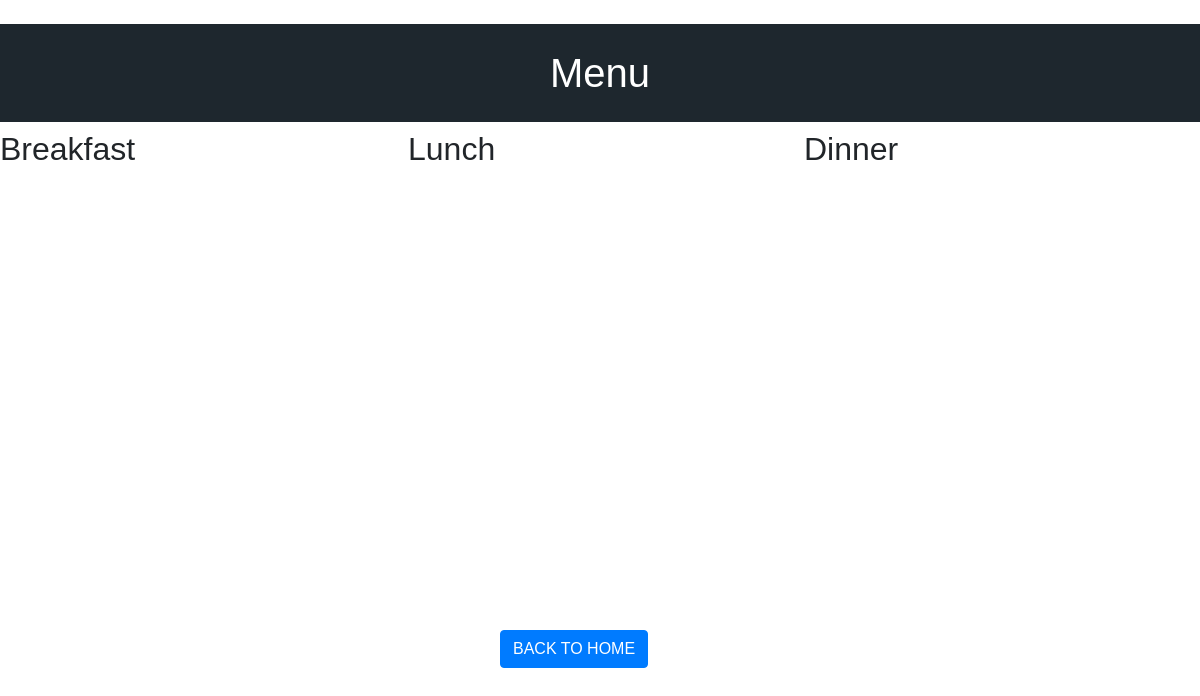
The app's page /food (signed in), older data.
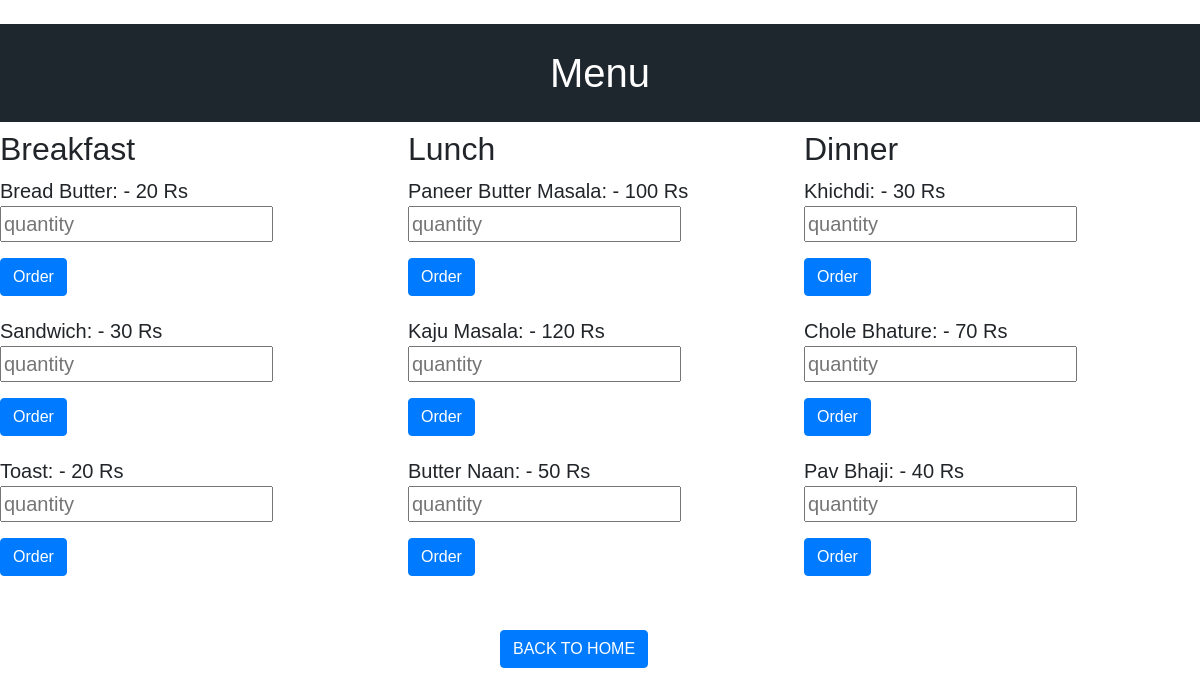
The same page, newer data.
### HotelAutomationSystem/models.py (models this page shows)
class FoodItemBreakfast(models.Model):
    name=models.CharField(max_length=30)
    price=models.IntegerField()

class FoodItemLunch(models.Model):
    name=models.CharField(max_length=30)
    price=models.IntegerField()

class FoodItemDinner(models.Model):
    name=models.CharField(max_length=30)
    price=models.IntegerField()

### HotelAutomationSystem/views.py (the view, shortened to what this page needs)
# urls.py: path('food',views.food,name='food'),
def food(request):
    breakfast_food_details=FoodItemBreakfast.objects.all()
    lunch_food_details=FoodItemLunch.objects.all()
    dinner_food_details=FoodItemDinner.objects.all()
    flag=0
    email=request.user.email
    context={
             "breakfast_food_details" : breakfast_food_details,
             "lunch_food_details" : lunch_food_details,
             "dinner_food_details" : dinner_food_details
             }
    return render(request,'food.html',context)

### Templates/food.html (shortened to what this page needs)
﻿﻿{% load static %}
<!DOCTYPE html>
<html lang="en">
  <head>
    <link
      rel="stylesheet"
      href="https://stackpath.bootstrapcdn.com/bootstrap/4.3.1/css/bootstrap.min.css"
    />
    <link
      rel="stylesheet"
      href="https://cdnjs.cloudflare.com/ajax/libs/font-awesome/4.7.0/css/font-awesome.min.css"
    />
  </head>
  <body>
    <div class="temppp">
      <h1 align="center">Menu</h1>
      <div id="leftbox">
        <h2>Breakfast</h2>
        {% for breakfast_food_detail in breakfast_food_details %}
        {{breakfast_food_detail.name }}: - {{ breakfast_food_detail.price }} Rs
        <form action="" method="POST">
          <div class="form-group">
            <input
              type="number"
              id="quantity"
              name="quantity"
              size="50"
              placeholder="quantity"
            />
          </div>
          <button
            type="submit"
            class="btn btn-primary"
            name="{{ breakfast_food_detail.name }}"
            value="Submit"
          >
            Order
          </button>
        </form>
        {%endfor%}
      </div>
      <div id="middlebox">
        <h2>Lunch</h2>
        {% for lunch_food_detail in lunch_food_details %}
        {{lunch_food_detail.name}}: - {{ lunch_food_detail.price }} Rs
        <form action="" method="POST">
          <div class="form-group">
            <input
              type="number"
              id="quantity"
              name="quantity"
              size="50"
              placeholder="quantity"
            />
          </div>
          <button
            type="submit"
            class="btn btn-primary"
            name="{{ lunch_food_detail.name }}"
            value="Submit"
          >
            Order
          </button>
        </form>
        {%endfor%}
      </div>
      <div id="rightbox">
        <h2>Dinner</h2>
        {% for dinner_food_detail in dinner_food_details %}
        {{dinner_food_detail.name}}: - {{ dinner_food_detail.price }} Rs
        <form action="" method="POST">
          <div class="form-group">
            <input
              type="number"
              id="quantity"
              name="quantity"
              size="50"
              placeholder="quantity"
            />
          </div>
          <button
            type="submit"
            class="btn btn-primary"
            name="{{ dinner_food_detail.name }}"
            value="Submit"
          >
            Order
          </button>
        </form>
        {%endfor%}
      </div>
    </div>
    <div class="t1">
      <a class="btn btn-primary" href="/" role="button">BACK TO HOME</a>
    </div>
  </body>
</html>

### Templates/food.html (style rules this page uses)
body { font-family: "Source Sans Pro", sans-serif; }
#leftbox { float: left; width: 34%; height: 280px; }
#middlebox { float: left; width: 33%; height: 280px; }
#rightbox { float: right; width: 33%; height: 280px; }
h1 { color: white; padding: 25px 30px; background-color: #1e272e; }
.t1 { padding-top: 500px; padding-left: 500px; }
.temppp { font-size: 20px; }

Row changes from the older to the newer data that the page shows:
added FoodItemBreakfast: name "Bread Butter", price "20"
added FoodItemBreakfast: name "Sandwich", price "30"
added FoodItemBreakfast: name "Toast", price "20"
added FoodItemLunch: name "Paneer Butter Masala", price "100"
added FoodItemLunch: name "Kaju Masala", price "120"
added FoodItemLunch: name "Butter Naan", price "50"
added FoodItemDinner: name "Khichdi", price "30"
added FoodItemDinner: name "Chole Bhature", price "70"
added FoodItemDinner: name "Pav Bhaji", price "40"
